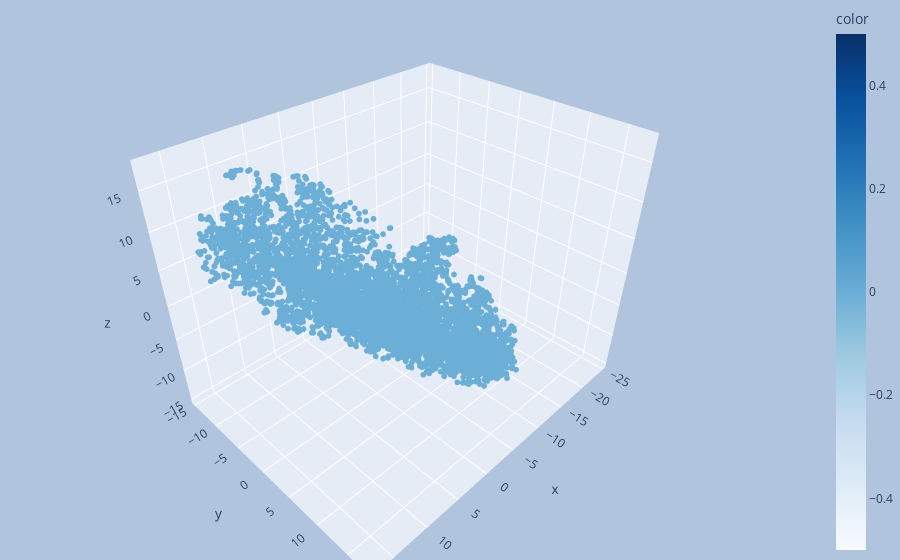

Write notebook code for a chart like this one.
### Code cell
data = pX.T
color = np.zeros(pX.shape[1])
draw_tsne(n_components=3, size = 2, title='TSNE Transformation of Genes')

### Figure 1 — Plotly figure (JSON) as saved in the notebook; plotly's stock layout.template omitted (floating-point values rounded to 4 significant figures; data arrays with more than 128 entries replaced by an {"elided": "..."} marker saying what was removed)
{"data": [{"hovertemplate": "x=%{x}<br>y=%{y}<br>z=%{z}<br>color=%{marker.color}<extra></extra>", "legendgroup": "", "marker": {"color": {"elided": "6033 int values"}, "coloraxis": "coloraxis", "line": {"width": 0}, "size": 2, "symbol": "circle"}, "mode": "markers", "name": "", "scene": "scene", "showlegend": false, "type": "scatter3d", "x": {"elided": "6033 float values"}, "y": {"elided": "6033 float values"}, "z": {"elided": "6033 float values"}}], "layout": {"coloraxis": {"colorbar": {"title": {"text": "color"}}, "colorscale": [[0, "rgb(247,251,255)"], [0.125, "rgb(222,235,247)"], [0.25, "rgb(198,219,239)"], [0.375, "rgb(158,202,225)"], [0.5, "rgb(107,174,214)"], [0.625, "rgb(66,146,198)"], [0.75, "rgb(33,113,181)"], [0.875, "rgb(8,81,156)"], [1, "rgb(8,48,107)"]]}, "legend": {"tracegroupgap": 0}, "margin": {"b": 0, "l": 0, "r": 0, "t": 0}, "paper_bgcolor": "LightSteelBlue", "scene": {"domain": {"x": [0, 1], "y": [0, 1]}, "xaxis": {"title": {"text": "x"}}, "yaxis": {"title": {"text": "y"}}, "zaxis": {"title": {"text": "z"}}}, "title": {"text": "TSNE Transformation of Genes"}}}
